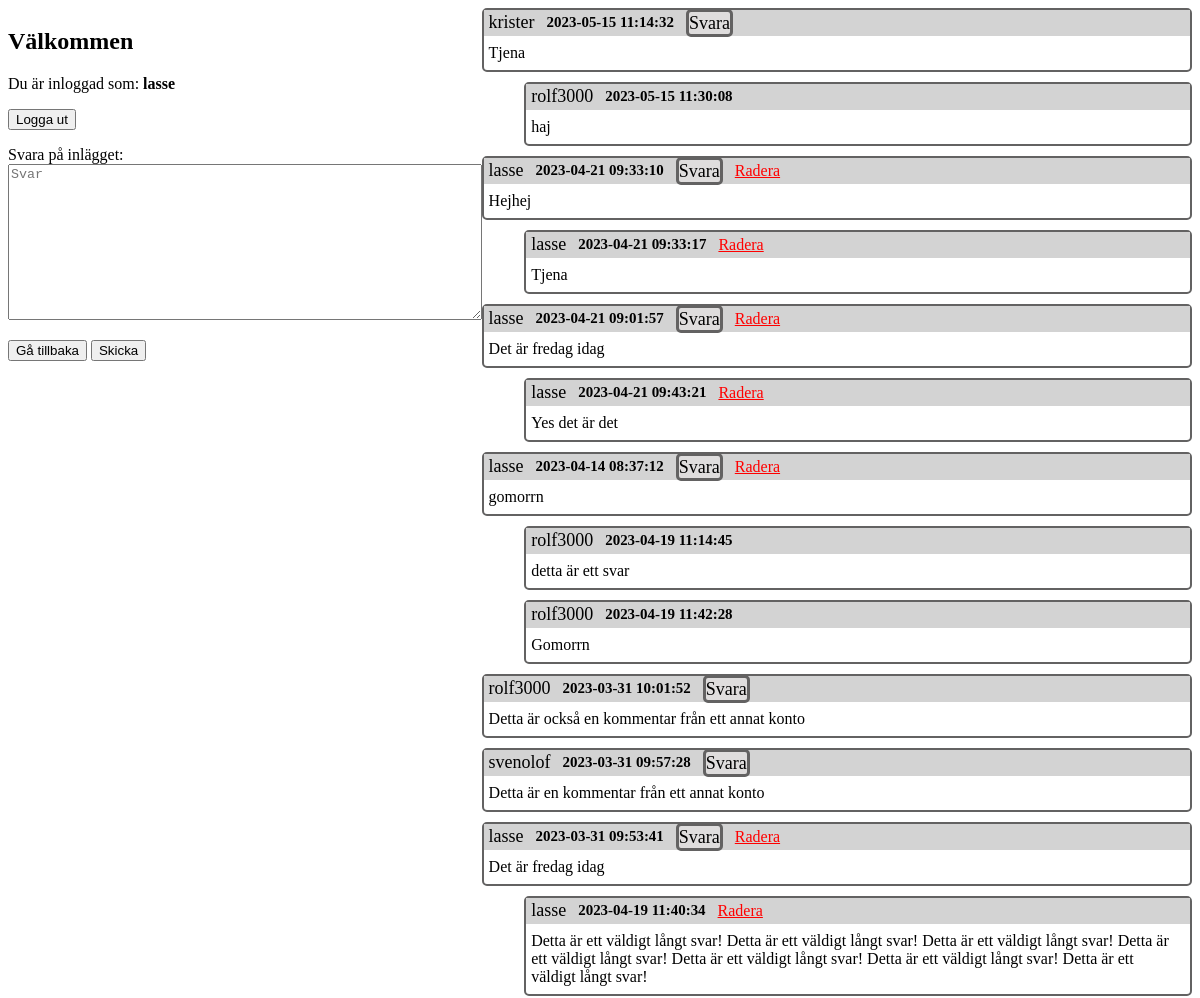
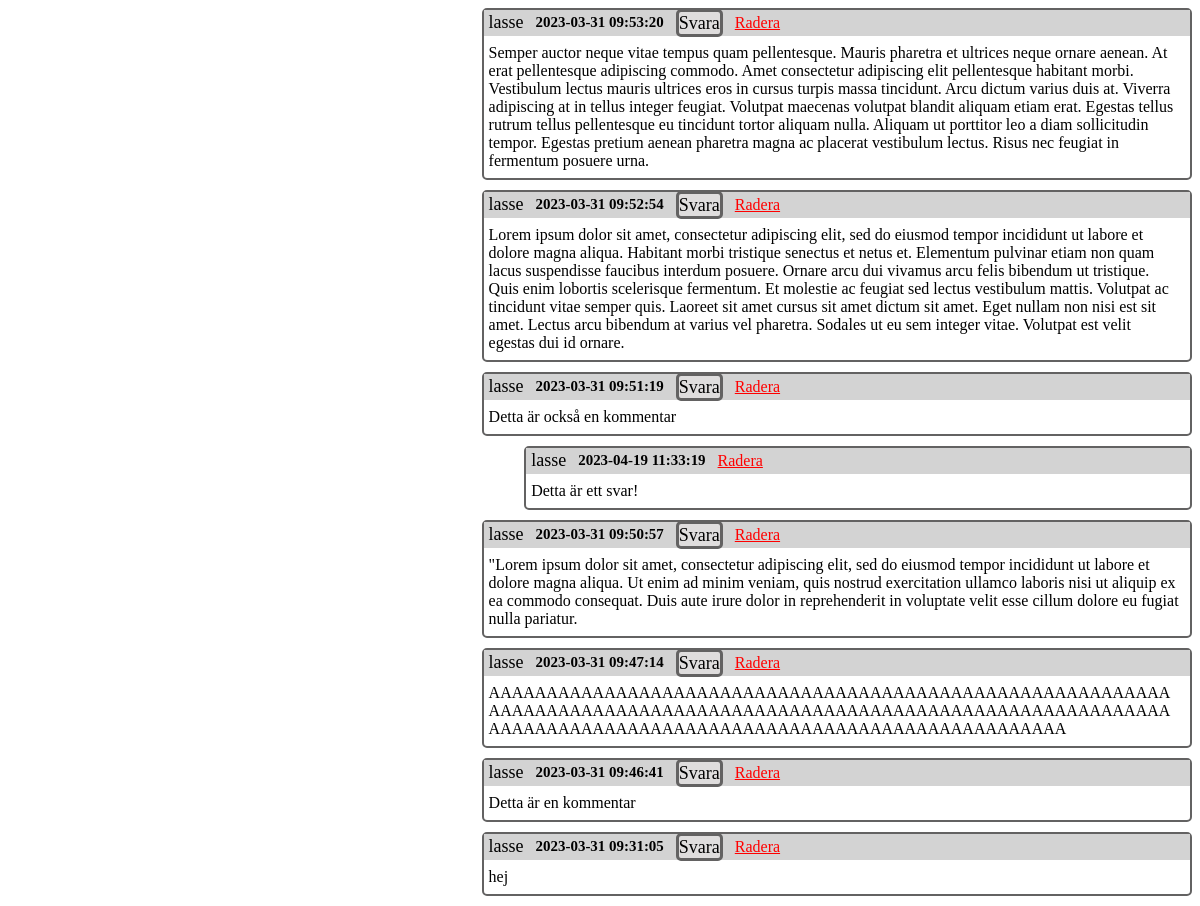
The app's page /welcome.php?52 (signed in) with its own data (2 pictures, top to bottom).
### tables this page shows
CREATE TABLE `comments` (
  `username` varchar(20) NOT NULL,
  `commentID` int(11) NOT NULL,
  `comment` text NOT NULL,
  `date` datetime NOT NULL,
  `replyTo` int(11) DEFAULT NULL
);

### welcome.php (the view, shortened to what this page needs)
<?php
require_once 'includes\db_conn_inc.php';
$userN = $_SESSION['loggedin'];
if(isset($_SERVER['QUERY_STRING'])){
    $querystring = $_SERVER['QUERY_STRING'];
    if(is_string($querystring) && $querystring != ''){
        if(str_contains($querystring, 'delete')){
            $deleteID = ltrim($querystring, 'delete');
            $sqlDelete = "SELECT * FROM comments WHERE (commentID = $deleteID) ORDER BY date DESC";
            $queryDelete = mysqli_query($conn, $sqlDelete);
            if(mysqli_num_rows($queryDelete) < 1){
                header('location: welcome.php');
            }
            foreach($queryDelete as $deleteCheck){
                extract($deleteCheck);
                if($username == $userN){
                    $sqlDelete = "DELETE FROM comments WHERE (commentID = $deleteID)";
                    $query = mysqli_query($conn, $sqlDelete)
                        or die('Det gick inte att ansluta till databasen');
                    $sqlDeleteReplies = "DELETE FROM comments WHERE (replyTo = $deleteID)";
                    $query = mysqli_query($conn, $sqlDeleteReplies)
                        or die('Det gick inte att ansluta till databasen');
                    header('location: welcome.php');
                }else{
                    header('location: welcome.php');
                }
            }
        }else{
            $responding = $querystring;
        }
    }
}
?>
<!DOCTYPE html>
<html lang="en">
<head>
    <link rel ='stylesheet' href='welcome.css'>
</head>
<body>
    <section class="main">
        <?php
            echo "<h1>Välkommen</h1><p>Du är inloggad som: <strong>$userN</strong></p>"
        ?>
        <form action="" method="post">
            <input type="submit" name="logout" value="Logga ut">
        </form>
        <form action="" method='post'>
            <?php
                if(!isset($responding)){
                    echo "<p><label for='comm'>Skriv ett inlägg:<br></label> <textarea class = 'textbox' name='comm' rows=10 cols=60 maxlength=700 placeholder='Inlägg' required></textarea></p>";
                }else{
                    echo "<p><label for='comm'>Svara på inlägget:<br></label> <textarea class = 'textbox' name='comm' rows=10 cols=60 maxlength=700 placeholder='Svar'></textarea></p>";
                    echo "<button name='back'>Gå tillbaka</button>";
                }
            ?>
            <button type='sumbit' name='submit'>Skicka</button>
        </form>
    </section>
<section class="messages">
    <?php
        $sql = "SELECT * FROM comments WHERE (replyTo IS NULL or replyTo = 0) ORDER BY date DESC";
        $sqlReply = "SELECT * FROM comments WHERE (replyTo > 0) ORDER BY date ASC";
        $query = mysqli_query($conn, $sql);
        $queryReply = mysqli_query($conn, $sqlReply);
        foreach($query as $userComment){
            extract($userComment);
            $commentID2 = $commentID;
            if($userN == $username){
                echo    "<section class='commentsection'>
                            <header>$username<h5 id='date'>$date</h5><a class='replybtn' href='welcome.php?$commentID'>Svara</a><a href='welcome.php?delete$commentID' class='deletebtn'>Radera</a></header>
                            <p class='comment'>$comment</p>
                        </section>";
            }else{
                echo    "<section class='commentsection'>
                <header>$username<h5 id='date'>$date</h5><a class='replybtn' href='welcome.php?$commentID'>Svara</a></header>
                <p class='comment'>$comment</p>
            </section>";
            }
            foreach($queryReply as $userReply){
                extract($userReply);
                if($replyTo == $commentID2 && $userN == $username){
                    echo    "<section class='commentreply'>
                    <header>$username<h5>$date</h5><a class='deletebtn' href='welcome.php?delete$commentID'>Radera</a></header>
                    <p class='comment'>$comment</p>
                </section>";
                }elseif($replyTo == $commentID2){
                    echo    "<section class='commentreply'>
                    <header>$username<h5>$date</h5></header>
                    <p class='comment'>$comment</p>
                </section>";
                }
            }
        }
    ?>
</section>
</body>
</html>

### welcome.css (style rules this page uses)
.main { float: left; width: 40%; }
.messages { float: left; width: 60%; }
header { background-color: lightgray; font-size: 18px; max-width: 100%; display: flex; padding-left: 5px; height: 24px; padding-top: 2px; }
h5 { margin:0; padding-left: 12px; padding-top: 2px; }
.comment { padding-left: 5px; margin: 0; padding-top: 8px; padding-bottom: 8px; max-width: 98%; word-wrap: break-word; }
.commentsection { margin-bottom: 10px; border: solid; border-width: 2px; border-radius: 5px; border-color: rgb(99, 98, 98); }
.commentreply { margin-bottom: 10px; border: solid; border-width: 2px; border-radius: 5px; border-color: rgb(99, 98, 98); margin-left: 6%; }
.replybtn { text-decoration: none; color: black; background-color: rgb(223, 221, 221); border:solid; border-radius: 5px; border-color:rgb(99, 98, 98); height: 22px; line-height: 22px; margin-top: -3px; float: right; margin-left: 12px; }
.deletebtn { font-size: 16px; line-height: 22px; text-align: center; margin-left: 12px; color:red; text-decoration: underline; }
#date { white-space: nowrap; }
.textbox { max-width: 100%; box-sizing: border-box; margin-right: 10px; }

### records on screen
comments: username "krister", date "2023-05-15 11:14:32", comment "Tjena"
comments: username "rolf3000", date "2023-05-15 11:30:08", comment "haj"
comments: username "lasse", date "2023-04-21 09:33:10", comment "Hejhej"
comments: username "lasse", date "2023-04-21 09:33:17", comment "Tjena"
comments: username "lasse", date "2023-04-21 09:01:57", comment "Det är fredag idag"
comments: username "lasse", date "2023-04-21 09:43:21", comment "Yes det är det"
comments: username "lasse", date "2023-04-14 08:37:12", comment "gomorrn"
comments: username "rolf3000", date "2023-04-19 11:14:45", comment "detta är ett svar"
comments: username "rolf3000", date "2023-04-19 11:42:28", comment "Gomorrn"
comments: username "rolf3000", date "2023-03-31 10:01:52", comment "Detta är också en kommentar från ett annat konto"
comments: username "svenolof", date "2023-03-31 09:57:28", comment "Detta är en kommentar från ett annat konto"
comments: username "lasse", date "2023-03-31 09:53:41", comment "Det är fredag idag"
comments: username "lasse", date "2023-04-19 11:40:34", comment "Detta är ett väldigt långt svar! Detta är ett väldigt långt svar! Detta är ett väldigt långt svar! Detta är ett väldigt långt svar! Detta är ett väldigt långt svar! Detta är ett väldigt långt svar! Detta är ett väldigt långt svar!"
comments: username "lasse", date "2023-03-31 09:53:20", comment "Semper auctor neque vitae tempus quam pellentesque. Mauris pharetra et ultrices neque ornare aenean. At erat pellentesque adipiscing commodo. Amet consectetur adipiscing elit pellentesque habitant morbi. Vestibulum lectus mauris ultrices eros in cursus turpis massa tincidunt. Arcu dictum varius duis at. Viverra adipiscing at in tellus integer feugiat. Volutpat maecenas volutpat blandit aliquam etiam erat. Egestas tellus rutrum tellus pellentesque eu tincidunt tortor aliquam nulla. Aliquam ut porttitor leo a diam sollicitudin tempor. Egestas pretium aenean pharetra magna ac placerat vestibulum lectus. Risus nec feugiat in fermentum posuere urna."
comments: username "lasse", date "2023-03-31 09:52:54", comment "Lorem ipsum dolor sit amet, consectetur adipiscing elit, sed do eiusmod tempor incididunt ut labore et dolore magna aliqua. Habitant morbi tristique senectus et netus et. Elementum pulvinar etiam non quam lacus suspendisse faucibus interdum posuere. Ornare arcu dui vivamus arcu felis bibendum ut tristique. Quis enim lobortis scelerisque fermentum. Et molestie ac feugiat sed lectus vestibulum mattis. Volutpat ac tincidunt vitae semper quis. Laoreet sit amet cursus sit amet dictum sit amet. Eget nullam non nisi est sit amet. Lectus arcu bibendum at varius vel pharetra. Sodales ut eu sem integer vitae. Volutpat est velit egestas dui id ornare."
comments: username "lasse", date "2023-03-31 09:51:19", comment "Detta är också en kommentar"
comments: username "lasse", date "2023-04-19 11:33:19", comment "Detta är ett svar!"
comments: username "lasse", date "2023-03-31 09:50:57", comment "\"Lorem ipsum dolor sit amet, consectetur adipiscing elit, sed do eiusmod tempor incididunt ut labore et dolore magna aliqua. Ut enim ad minim veniam, quis nostrud exercitation ullamco laboris nisi ut aliquip ex ea commodo consequat. Duis aute irure dolor in reprehenderit in voluptate velit esse cillum dolore eu fugiat nulla pariatur."
comments: username "lasse", date "2023-03-31 09:47:14", comment "AAAAAAAAAAAAAAAAAAAAAAAAAAAAAAAAAAAAAAAAAAAAAAAAAAAAAAAAAAAAAAAAAAAAAAAAAAAAAAAAAAAAAAAAAAAAAAAAAAAAAAAAAAAAAAAAAAAAAAAAAAAAAAAAAAAAAAAAAAAAAAAAAAAAAAAAAAAAAAAAAAAAAAAA"
comments: username "lasse", date "2023-03-31 09:46:41", comment "Detta är en kommentar"
comments: username "lasse", date "2023-03-31 09:31:05", comment "hej"

### other values on screen
$userN "lasse"
